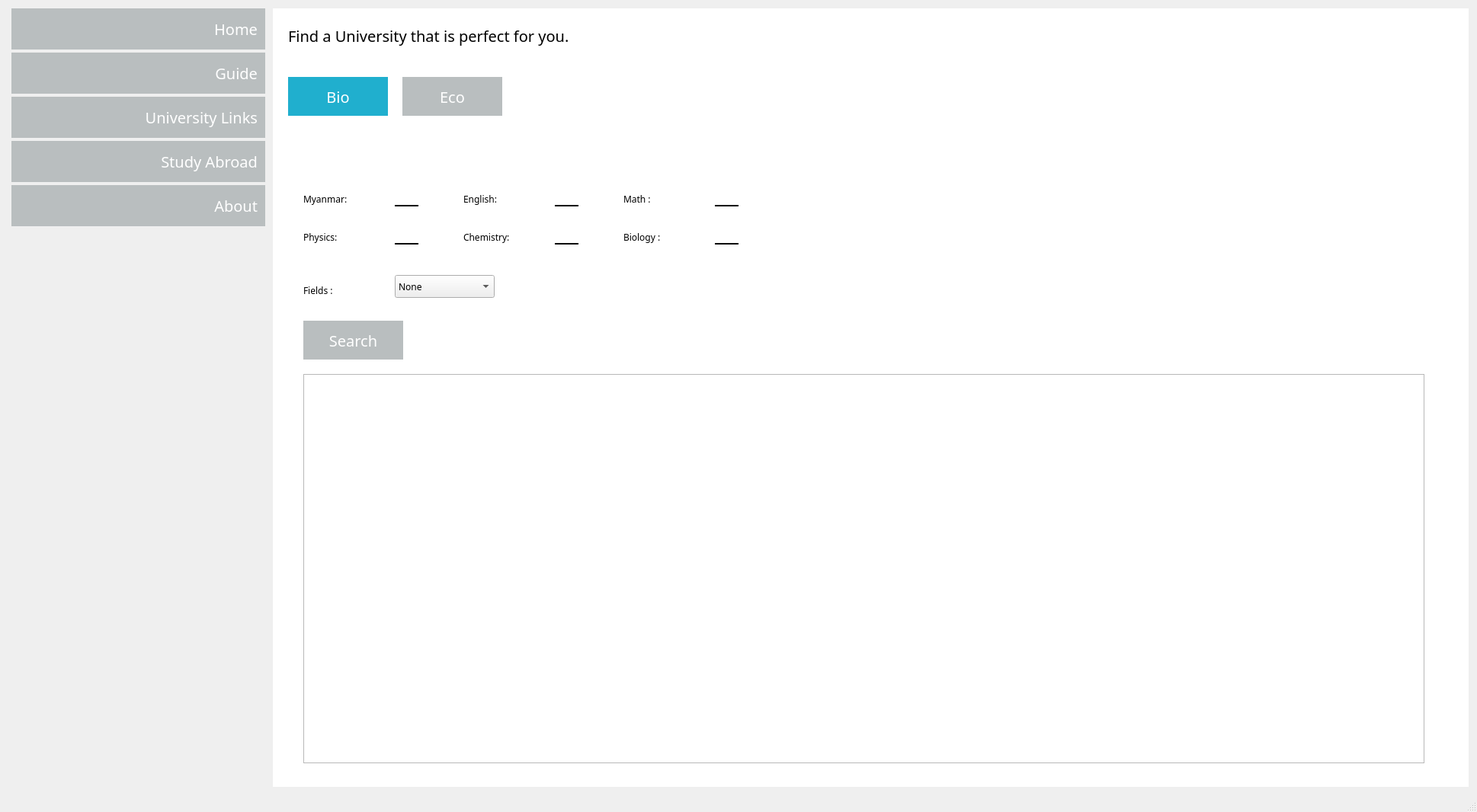
<?xml version="1.0" encoding="UTF-8"?>
<ui version="4.0">
 <class>MainWindow</class>
 <widget class="QMainWindow" name="MainWindow">
  <property name="geometry">
   <rect>
    <x>0</x>
    <y>0</y>
    <width>1938</width>
    <height>1066</height>
   </rect>
  </property>
  <property name="windowTitle">
   <string>MainWindow</string>
  </property>
  <widget class="QWidget" name="centralWidget">
   <property name="styleSheet">
    <string notr="true"/>
   </property>
   <layout class="QHBoxLayout" name="horizontalLayout_2">
    <item>
     <layout class="QHBoxLayout" name="horizontalLayout">
      <item>
       <layout class="QVBoxLayout" name="verticalLayout_3" stretch="0,0,0,0,0,0">
        <property name="spacing">
         <number>4</number>
        </property>
        <property name="sizeConstraint">
         <enum>QLayout::SetDefaultConstraint</enum>
        </property>
        <property name="leftMargin">
         <number>4</number>
        </property>
        <property name="rightMargin">
         <number>4</number>
        </property>
        <item>
         <widget class="QPushButton" name="homeBtn">
          <property name="sizePolicy">
           <sizepolicy hsizetype="Preferred" vsizetype="Preferred">
            <horstretch>0</horstretch>
            <verstretch>0</verstretch>
           </sizepolicy>
          </property>
          <property name="minimumSize">
           <size>
            <width>333</width>
            <height>54</height>
           </size>
          </property>
          <property name="font">
           <font>
            <family>SF Mono</family>
            <pointsize>15</pointsize>
           </font>
          </property>
          <property name="styleSheet">
           <string notr="true">QPushButton {
    background-color: #B9BEBF;
    border-width: 0;
    border-radius: 0;
	color: #FFFFFF;
	text-align: right;
	padding-right: 10px;
}
QPushButton:pressed {
	background-color: #20AFCE;
}</string>
          </property>
          <property name="text">
           <string>Home</string>
          </property>
          <property name="default">
           <bool>false</bool>
          </property>
          <property name="flat">
           <bool>false</bool>
          </property>
         </widget>
        </item>
        <item>
         <widget class="QPushButton" name="guideBtn">
          <property name="sizePolicy">
           <sizepolicy hsizetype="Preferred" vsizetype="Preferred">
            <horstretch>0</horstretch>
            <verstretch>0</verstretch>
           </sizepolicy>
          </property>
          <property name="minimumSize">
           <size>
            <width>333</width>
            <height>54</height>
           </size>
          </property>
          <property name="font">
           <font>
            <family>SF Mono</family>
            <pointsize>15</pointsize>
           </font>
          </property>
          <property name="styleSheet">
           <string notr="true">QPushButton {
    background-color: #B9BEBF;
    border-width: 0;
    border-radius: 0;
	color: #FFFFFF;
	text-align: right;
	padding-right: 10px;
}
QPushButton:pressed {
	background-color: #20AFCE;
}</string>
          </property>
          <property name="text">
           <string>Guide</string>
          </property>
          <property name="default">
           <bool>false</bool>
          </property>
          <property name="flat">
           <bool>false</bool>
          </property>
         </widget>
        </item>
        <item>
         <widget class="QPushButton" name="linkBtn">
          <property name="sizePolicy">
           <sizepolicy hsizetype="Preferred" vsizetype="Preferred">
            <horstretch>0</horstretch>
            <verstretch>0</verstretch>
           </sizepolicy>
          </property>
          <property name="minimumSize">
           <size>
            <width>333</width>
            <height>54</height>
           </size>
          </property>
          <property name="font">
           <font>
            <family>SF Mono</family>
            <pointsize>15</pointsize>
           </font>
          </property>
          <property name="styleSheet">
           <string notr="true">QPushButton {
    background-color: #B9BEBF;
    border-width: 0;
    border-radius: 0;
	color: #FFFFFF;
	text-align: right;
	padding-right: 10px;
}
QPushButton:pressed {
	background-color: #20AFCE;
}</string>
          </property>
          <property name="text">
           <string>University Links</string>
          </property>
          <property name="default">
           <bool>false</bool>
          </property>
          <property name="flat">
           <bool>false</bool>
          </property>
         </widget>
        </item>
        <item>
         <widget class="QPushButton" name="abroadBtn">
          <property name="sizePolicy">
           <sizepolicy hsizetype="Preferred" vsizetype="Preferred">
            <horstretch>0</horstretch>
            <verstretch>0</verstretch>
           </sizepolicy>
          </property>
          <property name="minimumSize">
           <size>
            <width>333</width>
            <height>54</height>
           </size>
          </property>
          <property name="font">
           <font>
            <family>SF Mono</family>
            <pointsize>15</pointsize>
           </font>
          </property>
          <property name="styleSheet">
           <string notr="true">QPushButton {
    background-color: #B9BEBF;
    border-width: 0;
    border-radius: 0;
	color: #FFFFFF;
	text-align: right;
	padding-right: 10px;
}
QPushButton:pressed {
	background-color: #20AFCE;
}</string>
          </property>
          <property name="text">
           <string>Study Abroad</string>
          </property>
          <property name="default">
           <bool>false</bool>
          </property>
          <property name="flat">
           <bool>false</bool>
          </property>
         </widget>
        </item>
        <item>
         <widget class="QPushButton" name="aboutBtn">
          <property name="sizePolicy">
           <sizepolicy hsizetype="Preferred" vsizetype="Preferred">
            <horstretch>0</horstretch>
            <verstretch>0</verstretch>
           </sizepolicy>
          </property>
          <property name="minimumSize">
           <size>
            <width>0</width>
            <height>54</height>
           </size>
          </property>
          <property name="font">
           <font>
            <family>SF Mono</family>
            <pointsize>15</pointsize>
           </font>
          </property>
          <property name="styleSheet">
           <string notr="true">QPushButton {
    background-color: #B9BEBF;
    border-width: 0;
    border-radius: 0;
	color: #FFFFFF;
	text-align: right;
	padding-right: 10px;
}
QPushButton:pressed {
	background-color: #20AFCE;
}</string>
          </property>
          <property name="text">
           <string>About</string>
          </property>
          <property name="default">
           <bool>false</bool>
          </property>
          <property name="flat">
           <bool>false</bool>
          </property>
         </widget>
        </item>
        <item>
         <spacer name="verticalSpacer">
          <property name="orientation">
           <enum>Qt::Vertical</enum>
          </property>
          <property name="sizeHint" stdset="0">
           <size>
            <width>20</width>
            <height>40</height>
           </size>
          </property>
         </spacer>
        </item>
       </layout>
      </item>
      <item>
       <widget class="QStackedWidget" name="stackedWidget">
        <property name="styleSheet">
         <string notr="true">QWidget#homePage {
	background-color: #FFFFFF;
}</string>
        </property>
        <property name="currentIndex">
         <number>0</number>
        </property>
        <widget class="QWidget" name="homePage">
         <widget class="QLabel" name="label">
          <property name="geometry">
           <rect>
            <x>20</x>
            <y>20</y>
            <width>661</width>
            <height>31</height>
           </rect>
          </property>
          <property name="font">
           <font>
            <family>SF Mono</family>
            <pointsize>15</pointsize>
           </font>
          </property>
          <property name="text">
           <string>Find a University that is perfect for you.</string>
          </property>
         </widget>
         <widget class="QPushButton" name="bioBtn">
          <property name="geometry">
           <rect>
            <x>20</x>
            <y>90</y>
            <width>131</width>
            <height>51</height>
           </rect>
          </property>
          <property name="font">
           <font>
            <family>SF Mono</family>
            <pointsize>15</pointsize>
           </font>
          </property>
          <property name="styleSheet">
           <string notr="true">QPushButton {
    background-color: #20AFCE;
    border-width: 0;
    border-radius: 0;
	color: #FFFFFF;
	text-align: center;
}
QPushButton:pressed {
	background-color: #20AFCE;
}</string>
          </property>
          <property name="text">
           <string>Bio</string>
          </property>
         </widget>
         <widget class="QPushButton" name="ecoBtn">
          <property name="geometry">
           <rect>
            <x>170</x>
            <y>90</y>
            <width>131</width>
            <height>51</height>
           </rect>
          </property>
          <property name="font">
           <font>
            <family>SF Mono</family>
            <pointsize>15</pointsize>
           </font>
          </property>
          <property name="styleSheet">
           <string notr="true">QPushButton {
    background-color: #B9BEBF;
    border-width: 0;
    border-radius: 0;
	color: #FFFFFF;
	text-align: center;
}
QPushButton:pressed {
	background-color: #20AFCE;
}</string>
          </property>
          <property name="text">
           <string>Eco</string>
          </property>
         </widget>
         <widget class="QStackedWidget" name="typed">
          <property name="geometry">
           <rect>
            <x>0</x>
            <y>190</y>
            <width>1561</width>
            <height>801</height>
           </rect>
          </property>
          <property name="font">
           <font>
            <family>SF Mono</family>
           </font>
          </property>
          <widget class="QWidget" name="bioPage">
           <widget class="QLineEdit" name="inp1">
            <property name="geometry">
             <rect>
              <x>160</x>
              <y>40</y>
              <width>31</width>
              <height>30</height>
             </rect>
            </property>
            <property name="styleSheet">
             <string notr="true">QLineEdit {
border: none;
border-bottom: 2px solid #000000;
}</string>
            </property>
           </widget>
           <widget class="QLabel" name="label_2">
            <property name="geometry">
             <rect>
              <x>40</x>
              <y>50</y>
              <width>101</width>
              <height>21</height>
             </rect>
            </property>
            <property name="font">
             <font>
              <family>SF Mono</family>
             </font>
            </property>
            <property name="text">
             <string>Myanmar:</string>
            </property>
           </widget>
           <widget class="QLineEdit" name="inp2">
            <property name="geometry">
             <rect>
              <x>370</x>
              <y>40</y>
              <width>31</width>
              <height>30</height>
             </rect>
            </property>
            <property name="styleSheet">
             <string notr="true">QLineEdit {
border: none;
border-bottom: 2px solid #000000;
}</string>
            </property>
            <property name="text">
             <string/>
            </property>
           </widget>
           <widget class="QLabel" name="label_4">
            <property name="geometry">
             <rect>
              <x>250</x>
              <y>50</y>
              <width>101</width>
              <height>21</height>
             </rect>
            </property>
            <property name="font">
             <font>
              <family>SF Mono</family>
             </font>
            </property>
            <property name="text">
             <string>English:</string>
            </property>
           </widget>
           <widget class="QLineEdit" name="inp3">
            <property name="geometry">
             <rect>
              <x>580</x>
              <y>40</y>
              <width>31</width>
              <height>30</height>
             </rect>
            </property>
            <property name="styleSheet">
             <string notr="true">QLineEdit {
border: none;
border-bottom: 2px solid #000000;
}</string>
            </property>
           </widget>
           <widget class="QLabel" name="label_5">
            <property name="geometry">
             <rect>
              <x>460</x>
              <y>50</y>
              <width>101</width>
              <height>21</height>
             </rect>
            </property>
            <property name="font">
             <font>
              <family>SF Mono</family>
             </font>
            </property>
            <property name="text">
             <string>Math :</string>
            </property>
           </widget>
           <widget class="QLineEdit" name="inp4">
            <property name="geometry">
             <rect>
              <x>580</x>
              <y>90</y>
              <width>31</width>
              <height>30</height>
             </rect>
            </property>
            <property name="styleSheet">
             <string notr="true">QLineEdit {
border: none;
border-bottom: 2px solid #000000;
}</string>
            </property>
           </widget>
           <widget class="QLabel" name="label_6">
            <property name="geometry">
             <rect>
              <x>250</x>
              <y>100</y>
              <width>111</width>
              <height>21</height>
             </rect>
            </property>
            <property name="font">
             <font>
              <family>SF Mono</family>
             </font>
            </property>
            <property name="text">
             <string>Chemistry:</string>
            </property>
           </widget>
           <widget class="QLineEdit" name="inp5">
            <property name="geometry">
             <rect>
              <x>160</x>
              <y>90</y>
              <width>31</width>
              <height>30</height>
             </rect>
            </property>
            <property name="styleSheet">
             <string notr="true">QLineEdit {
border: none;
border-bottom: 2px solid #000000;
}</string>
            </property>
           </widget>
           <widget class="QLabel" name="label_7">
            <property name="geometry">
             <rect>
              <x>40</x>
              <y>100</y>
              <width>101</width>
              <height>21</height>
             </rect>
            </property>
            <property name="font">
             <font>
              <family>SF Mono</family>
             </font>
            </property>
            <property name="text">
             <string>Physics:</string>
            </property>
           </widget>
           <widget class="QLineEdit" name="inp6">
            <property name="geometry">
             <rect>
              <x>370</x>
              <y>90</y>
              <width>31</width>
              <height>30</height>
             </rect>
            </property>
            <property name="styleSheet">
             <string notr="true">QLineEdit {
border: none;
border-bottom: 2px solid #000000;
}</string>
            </property>
            <property name="text">
             <string/>
            </property>
           </widget>
           <widget class="QLabel" name="label_8">
            <property name="geometry">
             <rect>
              <x>460</x>
              <y>100</y>
              <width>101</width>
              <height>21</height>
             </rect>
            </property>
            <property name="font">
             <font>
              <family>SF Mono</family>
             </font>
            </property>
            <property name="text">
             <string>Biology :</string>
            </property>
           </widget>
           <widget class="QPushButton" name="searchBtn">
            <property name="geometry">
             <rect>
              <x>40</x>
              <y>220</y>
              <width>131</width>
              <height>51</height>
             </rect>
            </property>
            <property name="font">
             <font>
              <family>SF Mono</family>
              <pointsize>15</pointsize>
             </font>
            </property>
            <property name="styleSheet">
             <string notr="true">QPushButton {
    background-color: #B9BEBF;
    border-width: 0;
    border-radius: 0;
	color: #FFFFFF;
	text-align: center;
}
QPushButton:pressed {
	background-color: #20AFCE;
}</string>
            </property>
            <property name="text">
             <string>Search</string>
            </property>
           </widget>
           <widget class="QLabel" name="label_9">
            <property name="geometry">
             <rect>
              <x>40</x>
              <y>280</y>
              <width>77</width>
              <height>22</height>
             </rect>
            </property>
            <property name="font">
             <font>
              <family>SF Mono</family>
             </font>
            </property>
            <property name="text">
             <string/>
            </property>
           </widget>
           <widget class="QComboBox" name="comboBox">
            <property name="geometry">
             <rect>
              <x>160</x>
              <y>160</y>
              <width>131</width>
              <height>30</height>
             </rect>
            </property>
            <property name="font">
             <font>
              <family>SF Mono</family>
             </font>
            </property>
            <item>
             <property name="text">
              <string>None</string>
             </property>
            </item>
            <item>
             <property name="text">
              <string>Technology</string>
             </property>
            </item>
            <item>
             <property name="text">
              <string>Educational</string>
             </property>
            </item>
            <item>
             <property name="text">
              <string>Language</string>
             </property>
            </item>
           </widget>
           <widget class="QLabel" name="label_10">
            <property name="geometry">
             <rect>
              <x>40</x>
              <y>170</y>
              <width>101</width>
              <height>21</height>
             </rect>
            </property>
            <property name="font">
             <font>
              <family>SF Mono</family>
             </font>
            </property>
            <property name="text">
             <string>Fields :</string>
            </property>
           </widget>
           <widget class="QListWidget" name="listWidget">
            <property name="geometry">
             <rect>
              <x>40</x>
              <y>290</y>
              <width>1471</width>
              <height>511</height>
             </rect>
            </property>
            <property name="font">
             <font>
              <family>SF Mono</family>
              <pointsize>15</pointsize>
             </font>
            </property>
            <property name="styleSheet">
             <string notr="true">QListView::item {
	height: 60px;
}</string>
            </property>
           </widget>
          </widget>
          <widget class="QWidget" name="ecoPage">
           <widget class="QLabel" name="label_3">
            <property name="geometry">
             <rect>
              <x>270</x>
              <y>250</y>
              <width>301</width>
              <height>51</height>
             </rect>
            </property>
            <property name="font">
             <font>
              <family>SF Mono</family>
              <pointsize>15</pointsize>
             </font>
            </property>
            <property name="text">
             <string>This is Eco page</string>
            </property>
           </widget>
          </widget>
         </widget>
        </widget>
        <widget class="QWidget" name="guidePage"/>
        <widget class="QWidget" name="linkPage"/>
        <widget class="QWidget" name="abroadPage">
         <layout class="QHBoxLayout" name="horizontalLayout_3">
          <item>
           <widget class="QTextBrowser" name="textBrowser">
            <property name="font">
             <font>
              <family>Padauk Book [SIL ]</family>
              <pointsize>16</pointsize>
             </font>
            </property>
            <property name="html">
             <string>&lt;!DOCTYPE HTML PUBLIC &quot;-//W3C//DTD HTML 4.0//EN&quot; &quot;http://www.w3.org/TR/REC-html40/strict.dtd&quot;&gt;
&lt;html&gt;&lt;head&gt;&lt;meta name=&quot;qrichtext&quot; content=&quot;1&quot; /&gt;&lt;style type=&quot;text/css&quot;&gt;
p, li { white-space: pre-wrap; }
&lt;/style&gt;&lt;/head&gt;&lt;body style=&quot; font-family:'Padauk Book [SIL ]'; font-size:16pt; font-weight:400; font-style:normal;&quot;&gt;
&lt;p style=&quot; margin-top:10px; margin-bottom:0px; margin-left:10px; margin-right:10px; -qt-block-indent:0; text-indent:0px;&quot;&gt;Scholar လျှောက်မယ်ဆို ဘာတွေ အရင် ပြင်ဆင်သင့်လဲ ??? &lt;/p&gt;
&lt;p style=&quot;-qt-paragraph-type:empty; margin-top:0px; margin-bottom:0px; margin-left:10px; margin-right:10px; -qt-block-indent:0; text-indent:0px;&quot;&gt;&lt;br /&gt;&lt;/p&gt;
&lt;p style=&quot; margin-top:0px; margin-bottom:0px; margin-left:10px; margin-right:10px; -qt-block-indent:0; text-indent:0px;&quot;&gt;&amp;lt;1&amp;gt; Cover Letter&lt;/p&gt;
&lt;p style=&quot; margin-top:0px; margin-bottom:0px; margin-left:10px; margin-right:10px; -qt-block-indent:0; text-indent:0px;&quot;&gt;&amp;lt;2&amp;gt; Scholar CV &lt;/p&gt;
&lt;p style=&quot; margin-top:0px; margin-bottom:0px; margin-left:10px; margin-right:10px; -qt-block-indent:0; text-indent:0px;&quot;&gt;&amp;lt;3&amp;gt; Application Form &lt;/p&gt;
&lt;p style=&quot; margin-top:0px; margin-bottom:0px; margin-left:10px; margin-right:10px; -qt-block-indent:0; text-indent:0px;&quot;&gt;&amp;lt;4&amp;gt; Academic transcript&lt;/p&gt;
&lt;p style=&quot; margin-top:0px; margin-bottom:0px; margin-left:10px; margin-right:10px; -qt-block-indent:0; text-indent:0px;&quot;&gt;&amp;lt;5&amp;gt; English language proficiency tests IELTS,TOFEL, PTE(A) ,CPE, RMIT Test Result&lt;/p&gt;
&lt;p style=&quot;-qt-paragraph-type:empty; margin-top:0px; margin-bottom:0px; margin-left:10px; margin-right:10px; -qt-block-indent:0; text-indent:0px;&quot;&gt;&lt;br /&gt;&lt;/p&gt;
&lt;p style=&quot; margin-top:0px; margin-bottom:0px; margin-left:10px; margin-right:10px; -qt-block-indent:0; text-indent:0px;&quot;&gt;&amp;lt;1&amp;gt; Cover Letter&lt;/p&gt;
&lt;p style=&quot; margin-top:0px; margin-bottom:0px; margin-left:10px; margin-right:10px; -qt-block-indent:0; text-indent:0px;&quot;&gt;မိမိ ကိုယ်ကို မိတ်ဆတ်တဲ့ စာဖြစ်ပါတယ် &lt;/p&gt;
&lt;p style=&quot; margin-top:0px; margin-bottom:0px; margin-left:10px; margin-right:10px; -qt-block-indent:0; text-indent:0px;&quot;&gt;စာအရေးအသားကို တိုတိုနဲ့ ရိုးရှင်းစွာရေးပါ &lt;/p&gt;
&lt;p style=&quot; margin-top:0px; margin-bottom:0px; margin-left:10px; margin-right:10px; -qt-block-indent:0; text-indent:0px;&quot;&gt;တ မျက်နှာလောက်ဆို အိုကေပြီနော်&lt;/p&gt;
&lt;p style=&quot;-qt-paragraph-type:empty; margin-top:0px; margin-bottom:0px; margin-left:10px; margin-right:10px; -qt-block-indent:0; text-indent:0px;&quot;&gt;&lt;br /&gt;&lt;/p&gt;
&lt;p style=&quot; margin-top:0px; margin-bottom:0px; margin-left:10px; margin-right:10px; -qt-block-indent:0; text-indent:0px;&quot;&gt;&amp;lt;2&amp;gt; Scholar CV &lt;/p&gt;
&lt;p style=&quot; margin-top:0px; margin-bottom:0px; margin-left:10px; margin-right:10px; -qt-block-indent:0; text-indent:0px;&quot;&gt;ကိုယ့်ရဲ့ ပညာရေး background ကို ပြည့်ပြည့်စုံစုံ ဖော်ပြရပါမယ် &lt;/p&gt;
&lt;p style=&quot; margin-top:0px; margin-bottom:0px; margin-left:10px; margin-right:10px; -qt-block-indent:0; text-indent:0px;&quot;&gt;အလုပ် CV နဲ့ ခင်ဆင်ဆင်တူပေမယ့် Scholar အတွက်မှာတော့ Executive Summary ရေးကိုရေးရပါမယ်နော်&lt;/p&gt;
&lt;p style=&quot;-qt-paragraph-type:empty; margin-top:0px; margin-bottom:0px; margin-left:10px; margin-right:10px; -qt-block-indent:0; text-indent:0px;&quot;&gt;&lt;br /&gt;&lt;/p&gt;
&lt;p style=&quot; margin-top:0px; margin-bottom:0px; margin-left:10px; margin-right:10px; -qt-block-indent:0; text-indent:0px;&quot;&gt;&amp;lt;3&amp;gt; Application Form &lt;/p&gt;
&lt;p style=&quot; margin-top:0px; margin-bottom:0px; margin-left:10px; margin-right:10px; -qt-block-indent:0; text-indent:0px;&quot;&gt;ဒါက တော့ မိမိလျှောက်လိုတဲ့ Scholar Program တွေမှာ ဖြည့်ရမယ့် Form ဖြစ်ပါတယ်။ ဒီ Form မှာ ဂရုပြုရမှာက ကိုယ်လျှောက်ချင်တဲ့ မေဂျာကို သေချာ ရေးထည့်ဖို့ပါပဲ&lt;/p&gt;
&lt;p style=&quot;-qt-paragraph-type:empty; margin-top:0px; margin-bottom:0px; margin-left:10px; margin-right:10px; -qt-block-indent:0; text-indent:0px;&quot;&gt;&lt;br /&gt;&lt;/p&gt;
&lt;p style=&quot; margin-top:0px; margin-bottom:0px; margin-left:10px; margin-right:10px; -qt-block-indent:0; text-indent:0px;&quot;&gt;&amp;lt;4&amp;gt; Academic transcript&lt;/p&gt;
&lt;p style=&quot; margin-top:0px; margin-bottom:0px; margin-left:10px; margin-right:10px; -qt-block-indent:0; text-indent:0px;&quot;&gt;ကိုယ်နောက်ဆုံး တတ်ခဲ့တဲ့Uni သို့ ကျောင်း က Official ထုတ်ပေးတဲ့ အမှတ်စာရင်းဖြစ်ရပါမယ်။&lt;/p&gt;
&lt;p style=&quot;-qt-paragraph-type:empty; margin-top:0px; margin-bottom:0px; margin-left:10px; margin-right:10px; -qt-block-indent:0; text-indent:0px;&quot;&gt;&lt;br /&gt;&lt;/p&gt;
&lt;p style=&quot; margin-top:0px; margin-bottom:0px; margin-left:10px; margin-right:10px; -qt-block-indent:0; text-indent:0px;&quot;&gt;&amp;lt;5&amp;gt; English language proficiency tests IELTS,TOFEL, PTE(A) ,CPE, RMIT Test Result&lt;/p&gt;
&lt;p style=&quot;-qt-paragraph-type:empty; margin-top:0px; margin-bottom:0px; margin-left:10px; margin-right:10px; -qt-block-indent:0; text-indent:0px;&quot;&gt;&lt;br /&gt;&lt;/p&gt;
&lt;p style=&quot; margin-top:0px; margin-bottom:0px; margin-left:10px; margin-right:10px; -qt-block-indent:0; text-indent:0px;&quot;&gt;ဒါကတော့ Scholar ရဲ့ အသက်လို့တောင်ပြောလို့ရပါတယ်.အ ပေါ်က Eng Test တခုခုမှာ Registered လုပ်ပြီး ဖြေဆိုထားသင့်ပါတယ်။&lt;/p&gt;
&lt;p style=&quot;-qt-paragraph-type:empty; margin-top:0px; margin-bottom:0px; margin-left:10px; margin-right:10px; -qt-block-indent:0; text-indent:0px;&quot;&gt;&lt;br /&gt;&lt;/p&gt;
&lt;p style=&quot; margin-top:0px; margin-bottom:0px; margin-left:10px; margin-right:10px; -qt-block-indent:0; text-indent:0px;&quot;&gt;&amp;lt;&amp;lt;&amp;lt;&amp;lt;&amp;lt;Scholar လျှောက်ရာမှာ သတိပြုသင့်တဲ့ အချက် ၃ ချက်&amp;gt;&amp;gt;&amp;gt;&amp;gt;&amp;gt;&amp;gt;&amp;gt;&amp;gt;&amp;gt;&lt;/p&gt;
&lt;p style=&quot;-qt-paragraph-type:empty; margin-top:0px; margin-bottom:0px; margin-left:10px; margin-right:10px; -qt-block-indent:0; text-indent:0px;&quot;&gt;&lt;br /&gt;&lt;/p&gt;
&lt;p style=&quot; margin-top:0px; margin-bottom:0px; margin-left:10px; margin-right:10px; -qt-block-indent:0; text-indent:0px;&quot;&gt;ဒီတ ခေါက် တော့ ကျောင်းသားများအတွက် Scholar လျှောက်ထားရာမှာ အရေးကြီးတဲ့ အချက် ၃ ချက်ကို ဆွေးနွေးပေးလိုက်ပါတယ်။&lt;/p&gt;
&lt;p style=&quot;-qt-paragraph-type:empty; margin-top:0px; margin-bottom:0px; margin-left:10px; margin-right:10px; -qt-block-indent:0; text-indent:0px;&quot;&gt;&lt;br /&gt;&lt;/p&gt;
&lt;p style=&quot; margin-top:0px; margin-bottom:0px; margin-left:10px; margin-right:10px; -qt-block-indent:0; text-indent:0px;&quot;&gt;1&amp;gt; Fully Funded ( or ) Partially Funded &lt;/p&gt;
&lt;p style=&quot; margin-top:0px; margin-bottom:0px; margin-left:10px; margin-right:10px; -qt-block-indent:0; text-indent:0px;&quot;&gt;ကိုယ်လျှောက်မယ့် Scholar အမျိူးအစားကို Scholar ခေါ်တဲ့ ကျောင်းရဲ့ Benefits မှာ အရင် ကြည့်ရပါမယ်။&lt;/p&gt;
&lt;p style=&quot;-qt-paragraph-type:empty; margin-top:0px; margin-bottom:0px; margin-left:10px; margin-right:10px; -qt-block-indent:0; text-indent:0px;&quot;&gt;&lt;br /&gt;&lt;/p&gt;
&lt;p style=&quot; margin-top:0px; margin-bottom:0px; margin-left:10px; margin-right:10px; -qt-block-indent:0; text-indent:0px;&quot;&gt;Fully Funded ဆိုရင် ကိစ္စမရှိပေမယ့်.. Partially Funded ဆိုရင်တော့ ဒါဟာ Only Tuition Fee သို့ first academic year အတွက်ပဲ ပေးတာမျိူးပါ . Partially Funded ဆိုတဲ့အတိုင်း ကျောင်း နဲ့ မိမိနဲ့ တယောက်တဝက်ကျခံရမယ့် သဘောမျိူးဖြစ်ပါတယ်။&lt;/p&gt;
&lt;p style=&quot;-qt-paragraph-type:empty; margin-top:0px; margin-bottom:0px; margin-left:10px; margin-right:10px; -qt-block-indent:0; text-indent:0px;&quot;&gt;&lt;br /&gt;&lt;/p&gt;
&lt;p style=&quot; margin-top:0px; margin-bottom:0px; margin-left:10px; margin-right:10px; -qt-block-indent:0; text-indent:0px;&quot;&gt;2&amp;gt; Motivation Letter &lt;/p&gt;
&lt;p style=&quot; margin-top:0px; margin-bottom:0px; margin-left:10px; margin-right:10px; -qt-block-indent:0; text-indent:0px;&quot;&gt;ဒါက ခုနောက်ပိုင်း ခေါ်တဲ့ Scholarships တွေမှာ မပါမဖြစ်လို့တောင် ပြောလို့ရပါတယ် . တချို့က ဒါကို အရေးမကြီးဘူးထင်ပြီး နောက်ဆက်တွဲတင်တတ်ကြပါတယ် ။ တချို့က သေချာမရေးကြပါဘူး..အကဲဖြတ်အဖွဲ့ရဲ့အဓိက ထားပီးစစ်တဲ့ Letter ဖြစ်တဲ့အတွက် သေချာပြင်ဆင်ရေးသားကြဖို့ မှာချင်ပါတယ် ။&lt;/p&gt;
&lt;p style=&quot;-qt-paragraph-type:empty; margin-top:0px; margin-bottom:0px; margin-left:10px; margin-right:10px; -qt-block-indent:0; text-indent:0px;&quot;&gt;&lt;br /&gt;&lt;/p&gt;
&lt;p style=&quot; margin-top:0px; margin-bottom:0px; margin-left:10px; margin-right:10px; -qt-block-indent:0; text-indent:0px;&quot;&gt;3&amp;gt; CSR Background &lt;/p&gt;
&lt;p style=&quot; margin-top:0px; margin-bottom:0px; margin-left:10px; margin-right:10px; -qt-block-indent:0; text-indent:0px;&quot;&gt;Corporate Social Responsibility ဆိုတဲ့ ပရဟိတ လူမှု အကျိုးပြု လုပ်ငန်းတွေမှာ ပါဝင် ထားခြင်းဟာ လည်း သင့်ကို Scholar တယောက်ဖြစ်စေဖို့ အများကြီး အထောက်အကူ ပြုပါတယ် ။ ဒါကြောင့် ကျောင်းသားများအနေနဲ့ ကုသိုလ်လည်းရ Scholar လည်း ရအောင် ခုတည်းက CSR တွေမှာ အားတတ်သရော ပါဝင် ထားကြဖို့လည်း တိုက်တွန်းလိုက်ပါတယ် ။&lt;/p&gt;
&lt;p style=&quot;-qt-paragraph-type:empty; margin-top:0px; margin-bottom:0px; margin-left:10px; margin-right:10px; -qt-block-indent:0; text-indent:0px;&quot;&gt;&lt;br /&gt;&lt;/p&gt;
&lt;p style=&quot;-qt-paragraph-type:empty; margin-top:0px; margin-bottom:0px; margin-left:10px; margin-right:10px; -qt-block-indent:0; text-indent:0px;&quot;&gt;&lt;br /&gt;&lt;/p&gt;
&lt;p style=&quot; margin-top:0px; margin-bottom:0px; margin-left:10px; margin-right:10px; -qt-block-indent:0; text-indent:0px;&quot;&gt;You can study about the scholar for more information in &lt;/p&gt;
&lt;p style=&quot; margin-top:0px; margin-bottom:0px; margin-left:10px; margin-right:10px; -qt-block-indent:0; text-indent:0px;&quot;&gt;http://myanmarstudyabroad.org&lt;/p&gt;
&lt;p style=&quot; margin-top:0px; margin-bottom:0px; margin-left:10px; margin-right:10px; -qt-block-indent:0; text-indent:0px;&quot;&gt;http://scholarship-positions.com&lt;/p&gt;
&lt;p style=&quot;-qt-paragraph-type:empty; margin-top:0px; margin-bottom:0px; margin-left:10px; margin-right:10px; -qt-block-indent:0; text-indent:0px;&quot;&gt;&lt;br /&gt;&lt;/p&gt;
&lt;p style=&quot; margin-top:0px; margin-bottom:0px; margin-left:10px; margin-right:10px; -qt-block-indent:0; text-indent:0px;&quot;&gt;If you would like to study abroad ,you can inquire like CROWN education ,EduLead Education Consultancy and so on.&lt;/p&gt;&lt;/body&gt;&lt;/html&gt;</string>
            </property>
           </widget>
          </item>
         </layout>
        </widget>
        <widget class="QWidget" name="aboutPage"/>
       </widget>
      </item>
     </layout>
    </item>
   </layout>
  </widget>
  <widget class="QMenuBar" name="menuBar">
   <property name="geometry">
    <rect>
     <x>0</x>
     <y>0</y>
     <width>1938</width>
     <height>27</height>
    </rect>
   </property>
  </widget>
  <widget class="QStatusBar" name="statusBar"/>
 </widget>
 <layoutdefault spacing="6" margin="11"/>
 <resources/>
 <connections/>
</ui>
